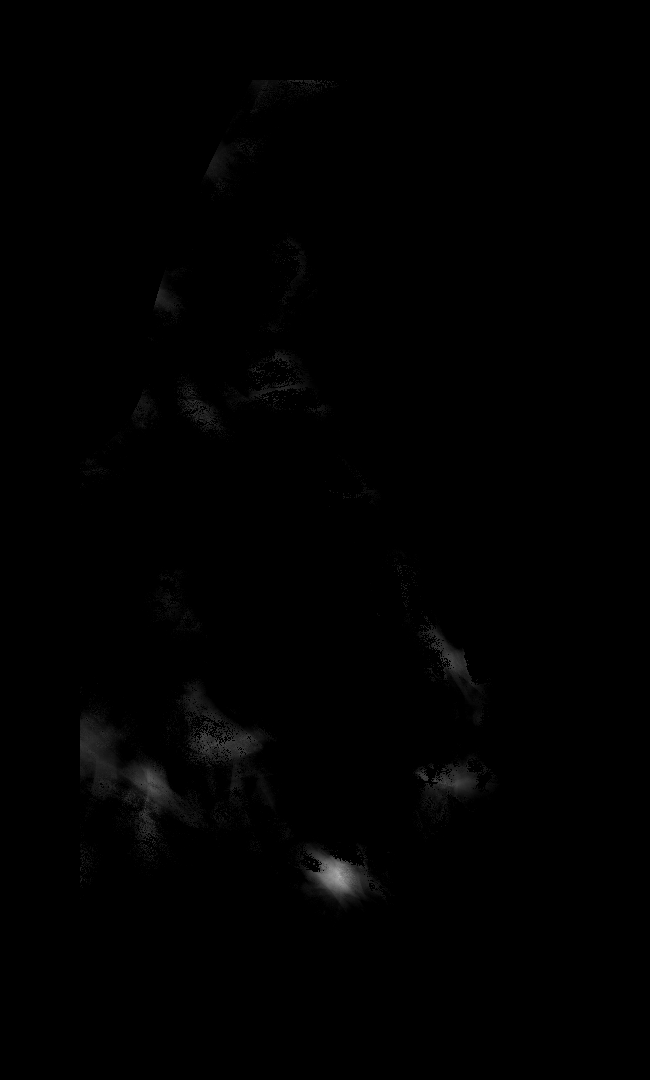
%> input picture alg1/rdb005ll.tif, 650 x 1080 px
$ octave script_Noor_MIA_Lab1.m   (GNU Octave 9; MATLAB toolbox functions it lacks are replaced by stand-ins)
%> lines starting %> are read from the running program, lines starting %| are printed output that depends on the picture; in (x1, y1, x2, y2) boxes, pixels count from 0 and x2, y2 are one past the last pixel; in counts of white or black regions, pixels touching at a corner belong together; the program's own positions count from 1
%% Algorithm 1

VALUES = [];

for k=1:17

% Image 1
A1I1 = imread('alg1/rdb005ll.tif');
%> A1I1 is the input picture: size 1080x650 uint8; min 0, max 175, mean 1
A1G1 = imread('Ground Truth/rdb005ll.tif');
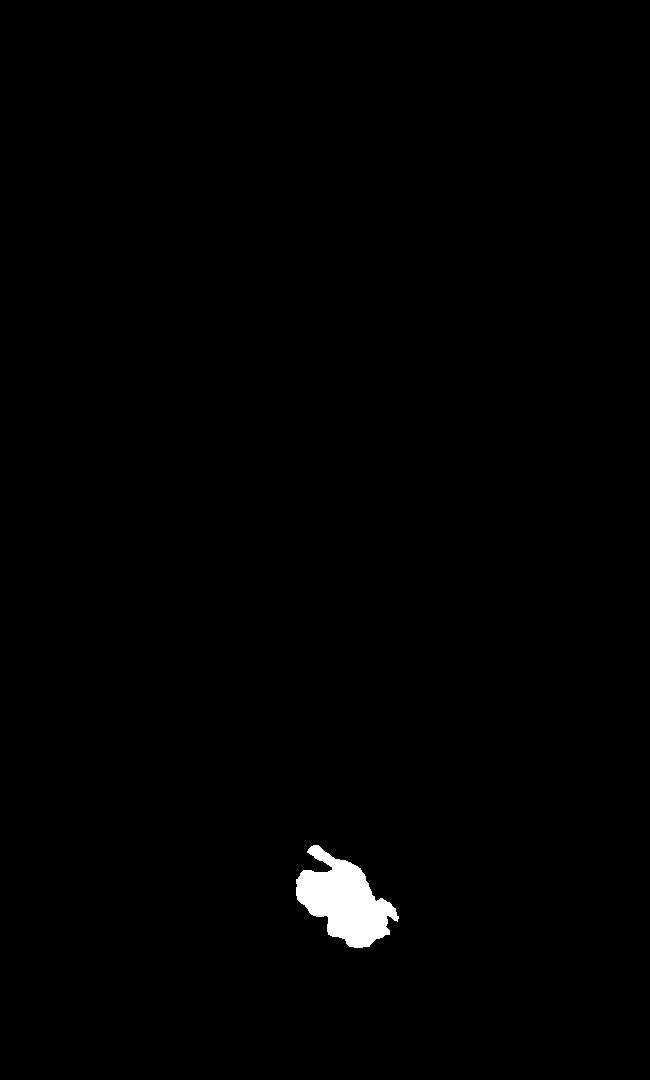
%> input picture Ground Truth/rdb005ll.tif, 650 x 1080 px
%> A1G1 is the input picture: size 1080x650 uint8; 0.8% white; 1 white region, box (x1, y1, x2, y2) and area: (296, 845, 399, 948) 5643

%histogram(A1I1);
TG = 0;
A1G1 = im2bw(A1G1, TG);


T = [0.05 0.1 0.15 0.2 0.25 0.3 0.35 0.4 0.45 0.5 0.55 0.6 0.65 0.7 0.75 0.8 0.85];
A1I1 = im2bw(A1I1, T(k));
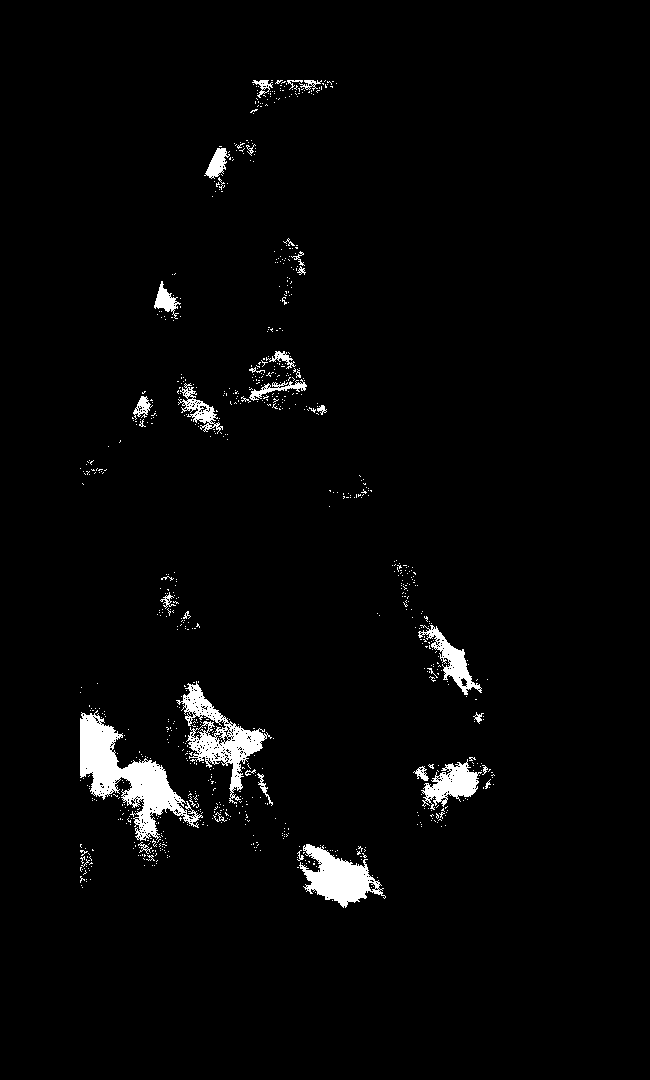
%> A1I1: size 1080x650 logical; 2.7% white; 873 white regions (835 under 20 px), largest, box (x1, y1, x2, y2) and area: (80, 710, 203, 841) 5349, (176, 681, 272, 804) 3127, (299, 844, 386, 908) 2636

% A1I1 = wthresh(A1I1, 's', T);

TP = 0;
FP = 0;
FN = 0;
TN = 0;

for i=1:1080
    for j=1:650
        if(A1I1(i,j) == 1 && A1G1(i,j) == 1)
            TP = TP + 1;
        elseif(A1I1(i,j) == 0 && A1G1(i,j) == 0)
            TN = TN + 1;
        elseif(A1I1(i,j) == 1 && A1G1(i,j) == 0)
            FP = FP + 1;
        elseif(A1I1(i,j) == 0 && A1G1(i,j) == 1)
            FN = FN + 1;
        end
    end
end
%> after the loop, FN = 3440; FP = 16732; TN = 679625; TP = 2203
VALUES = [VALUES; TP FP FN TN];
%> VALUES = [2203 16732 3440 679625]
%> (the run ends here)
